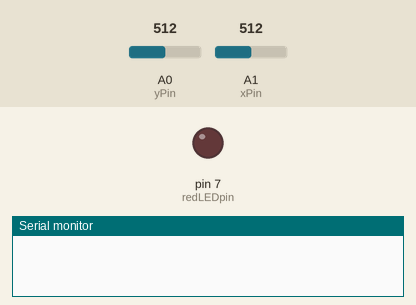
Simulated run of this sketch. Board: Arduino Uno, built with avr-gcc and run on an emulated ATmega328P. On the bench: output pins drawn as LEDs (lit = HIGH), the last lines printed to the serial monitor. The test bench sets the inputs (shaded band); at power-on: A0 (yPin) = 512, A1 (xPin) = 512.

Above: at 0.1 s.
At 1.1 s:
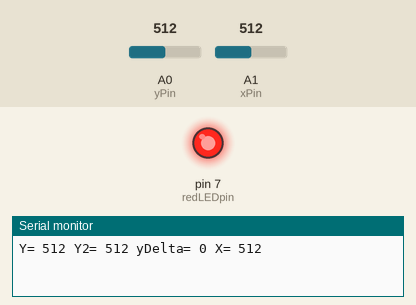
Timing chart, 0 to 2.6 s (numbered marks = the images above):
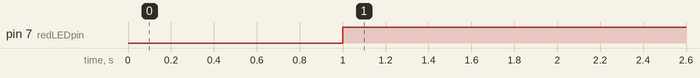

The sketch:

adxl_motion.ino
```cpp
const int xPin = A1;     // X output of the accelerometer
const int yPin = A0; // Y output of the accelerometer
int redLEDpin = 7;
int Y;
int Y2;
int X;
int yDelta;


void setup() {
  // initialize serial communications:
  Serial.begin(9600);
  // initialize the pins connected to the accelerometer
  // as inputs:
  pinMode(redLEDpin, OUTPUT);

}

void loop() {
  // variables to read the pulse widths:
  int pulseX, pulseY;
  // variables to contain the resulting accelerations
  int accelerationX, accelerationY;
  Y=analogRead(A0);
  delay(1000);
  Y2=analogRead(A0);
  X=analogRead(A1);
  yDelta = Y2 - Y;

  Serial.print("Y= ");
  Serial.print(Y);
  Serial.print(" Y2= ");
  Serial.print(Y2);
  Serial.print(" yDelta= ");
  Serial.print(yDelta);
  Serial.print(" X= ");
  Serial.println(X);

    if (yDelta > -5 && yDelta < 5){
    digitalWrite(redLEDpin, HIGH);
  }
  else{
    digitalWrite(redLEDpin, LOW);

  }

//  if (yDelta > -5 || yDelta < 5){
//    digitalWrite(redLEDpin, LOW);
//  }
//  else{
//    digitalWrite(redLEDpin, LOW);
//
//  }

}
```

Measured:
- by itself, pin 7 (redLEDpin): LOW → HIGH at 1.0 s
